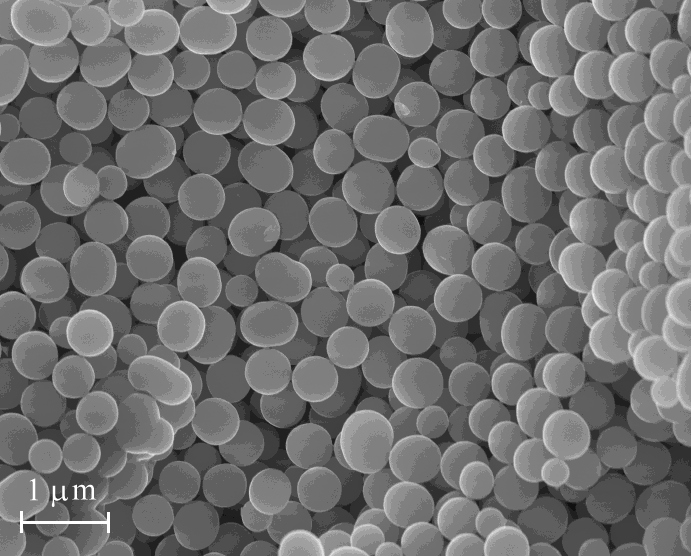
#> input picture SEM_Images/Opal_Tecopa_near_gem.jpg, 691 x 556 px, found by its file name
$ jupyter execute final.ipynb   (shell and % lines are left out)   (older library calls are emulated)
#> lines starting #> are read from the running program, lines starting #| are printed output that depends on the picture
[cell 1]
import argparse
import cv2
import matplotlib.pyplot as plt
import numpy as np
import os
import pandas as pd
import PIL.Image as Image

from matplotlib import pyplot as plt
from skimage.feature import peak_local_max
from skimage.morphology import watershed
from scipy import ndimage
from skimage.measure import label
from skimage.measure import regionprops

# [53 lines left out: functions adjustment, compare, get_circles, not called in this run]


def getConv(name, mag=0):
    mag = getMag(name, mag)

    conv = pd.DataFrame([[0, 0, 0, 0],[35000, 157, 2000, 12.7388535], [25000, 111, 2000, 18.01801802], [15000, 167, 5000, 29.94011976], [
                        12000, 133, 5000, 37.59398496], [10000, 111, 5000, 45.04504505], [6500, 15, 10000, 68.96551724]])
    conv.columns = ['Mag', 'Pixels', 'Length [nm]', 'Conversion']

    # Finds row that matches the magnification value
    row = conv.loc[conv['Mag'] == mag]
    convFactor = row.iloc[0]['Conversion']  # Gets conversion factor from row

    print("Magnification Level: " + str(mag) + "x")
    print("Conversion Factor [nm/pixel]: " + str(convFactor))
    print("-----------------------------------------------------")

    return convFactor


# [30 lines left out: function get_ellipse, not called in this run]


def getMag(name, mag=0):
    img = cv2.imread(name)  # Image to be analyzed

    while True:
        try:
            import pytesseract
            pytesseract.pytesseract.tesseract_cmd = r'C:\Program Files (x86)\Tesseract-OCR\tesseract'
            # Crops image to magn. details, increases reliability of OCR
            magCrop = img[443:465, 168:240]
            # Inverts colors, easier for OCR software to read
            magCropInv = cv2.bitwise_not(magCrop)
            mag = int(pytesseract.image_to_string(Image.fromarray(magCropInv))[
                      :-1])  # Image to text, removes 'x', makes integer
            print("Using tesseract OCR...")
            break
        except:
            try:
                # Splits file name by underscores, stores in list
                spl1 = name.split('_')
                # Selects the last list entry (number.TIF) and splits by
                # period, stores in list
                spl2 = spl1[-1].split('.')
                # Selects the first list entry (number) and converts to integer
                mag = int(spl2[0])
                print("Using file name...")
                break
            except:
                #**********USER INPUT**********
                print("Using user input...")
                print(
                    "If you did not manually enter this magnification level, results will likely be wrong!")
                mag = mag
                break
    return mag


# [80 lines left out: functions imageseg, predict_shape, segmentparser, not called in this run]

[cell 2]
def output(name, mag=0, Alpha=1.7, Beta=0, dp=3, minDist=20, para1=150, para2=50, minradius=0, maxradius=30, mean_contour_Area=1200):

#> called with mag = 10000, Alpha = 1.7, Beta = 0, dp = 3, minDist = 20, para1 = 150, para2 = 50, minradius = 0
    imageInput = cv2.imread(name, 0)
#> imageInput is the input picture: shape (556, 691); min 13, max 255, mean 111
    x=cv2.imread(name, 0)
    convFactor = getConv(name, mag)
#> the loop in getMag, `while True:` made 1 pass
#> pass 1, in getMag, `magCrop = img[443:465, 168:240]`:
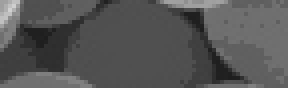
#> magCrop: shape (22, 72, 3) (shown 4 times larger); min 30, max 208, mean 85.4
#> pass 1, in getMag, `magCropInv = cv2.bitwise_not(magCrop)`:
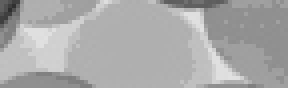
#> magCropInv: shape (22, 72, 3) (shown 4 times larger); min 47, max 225, mean 169.6
    canny2, img2 = adjustment(name, Alpha, Beta)
    copy_canny = canny2
    circle_radii, circ_img = get_circles(imageInput, dp, minDist, para1, para2, minradius, maxradius)
    major_axis, minor_axis = get_ellipse(canny2, mean_contour_Area)
    segments, segment_locations, opening, canny = imageseg(canny2)
    comp=compare(major_axis,minor_axis)
    circular_particle, ellipsoidal_particle = predict_shape(major_axis, minor_axis)

    meanRadius = round(np.mean(circle_radii)*convFactor)
    stdRadius = round(np.std(circle_radii)*convFactor)
    maxRadius = round(np.max(circle_radii)*convFactor)
    minRadius = round(np.min(circle_radii)*convFactor)
    circleCount = circular_particle
    ellipseCount = ellipsoidal_particle

    data = [['Mean', meanRadius], ['Standard Deviation', stdRadius], ['Maximum', maxRadius], ['Minimum', minRadius], ['Circle Count', circleCount], ['Ellipse Count', ellipseCount]]
    outputDF = pd.DataFrame(data, columns = ['Statistic', 'Value'])
    display(outputDF)

    fig, ax = plt.subplots(2, 2, figsize=(10,10))
    ax[0,0].imshow(x) # Image input
    ax[0,0].set_title("Input Image")
    ax[1,0].imshow(segments) # Segmentation type 2
    ax[1,0].set_title("Image Segmentation")
    ax[0,1].imshow(circ_img) # Circle Fit image
    ax[0,1].set_title("Circle Detection")
    ax[1,1].imshow(canny2) # Ellipse Fit image
    ax[1,1].set_title("Ellipse fit")
    return

[cell 3]
# Edit this cell!
name = 'C:/Users/Omkar/Desktop/nanoBALLS/sem_images/Opal_Tecopa_near_gem.jpg'

# Defaults to zero. Input the magnification factor of the image.
mag = 10000

[cell 4]
output(name, mag)
#> (the call stopped at in getMag, `mag = int(pytesseract.image_to_string(Image.fromarray(magCropInv))[ :-..`: pytesseract is not available in this run)

$ run again, with SEM_Images/R5 K3K4Me3 SiO2_2-2.TIF saved as SEM_Images/Opal_Tecopa_near_gem.jpg
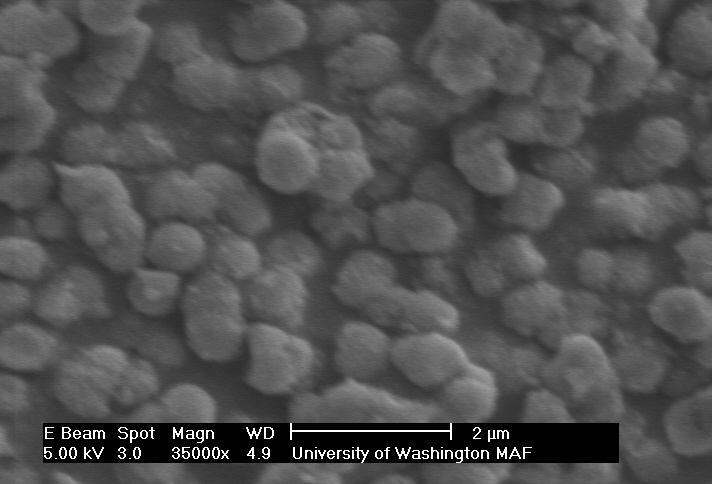
#> input picture SEM_Images/R5 K3K4Me3 SiO2_2-2.TIF, 712 x 484 px, found by its file name
#> in output, imageInput is the input picture: shape (484, 712); min 0, max 255, mean 80.3
#> the loop in getMag, `while True:` made 1 pass
#> pass 1, in getMag, `magCrop = img[443:465, 168:240]`:
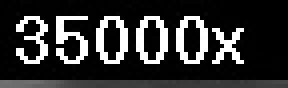
#> magCrop: shape (22, 72, 3) (shown 4 times larger); min 0, max 255, mean 49.6
#> pass 1, in getMag, `magCropInv = cv2.bitwise_not(magCrop)`:
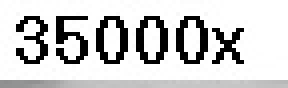
#> magCropInv: shape (22, 72, 3) (shown 4 times larger); min 0, max 255, mean 205.4

$ run again, with SEM_Images/R5 K3K4Me3 SiO2_2-4.TIF saved as SEM_Images/Opal_Tecopa_near_gem.jpg
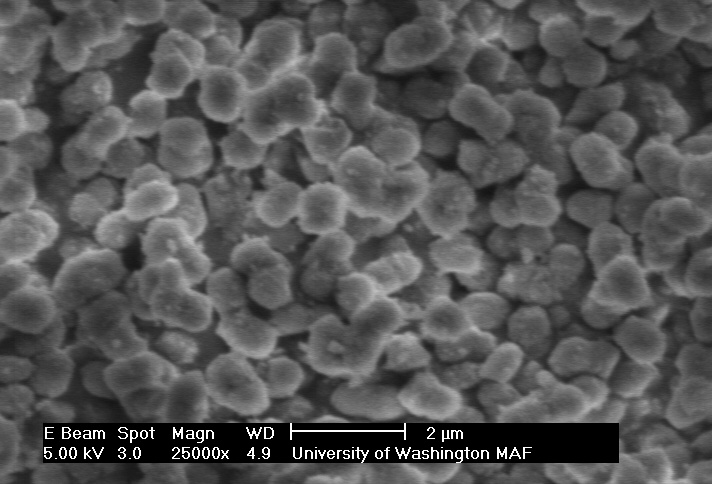
#> input picture SEM_Images/R5 K3K4Me3 SiO2_2-4.TIF, 712 x 484 px, found by its file name
#> in output, imageInput is the input picture: shape (484, 712); min 0, max 255, mean 84.8
#> the loop in getMag, `while True:` made 1 pass
#> pass 1, in getMag, `magCrop = img[443:465, 168:240]`:
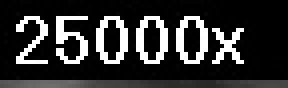
#> magCrop: shape (22, 72, 3) (shown 4 times larger); min 0, max 255, mean 48.9
#> pass 1, in getMag, `magCropInv = cv2.bitwise_not(magCrop)`:
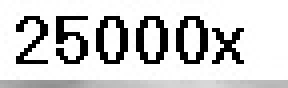
#> magCropInv: shape (22, 72, 3) (shown 4 times larger); min 0, max 255, mean 206.1

$ run again, with SEM_Images/R5 K3K4Me3 SiO2_3-1.TIF saved as SEM_Images/Opal_Tecopa_near_gem.jpg
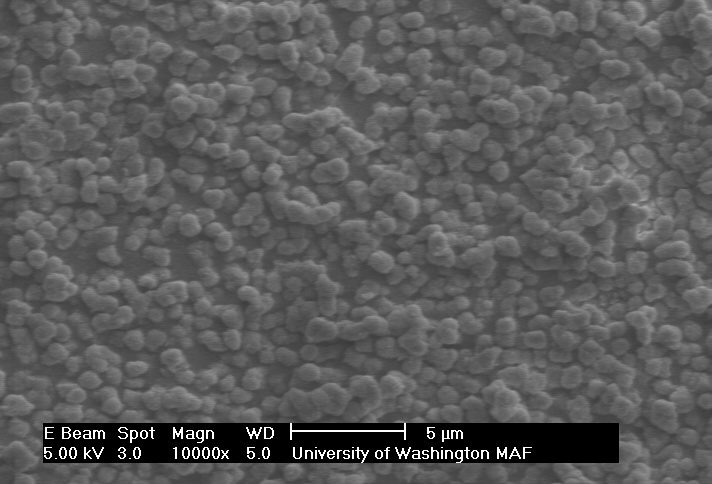
#> input picture SEM_Images/R5 K3K4Me3 SiO2_3-1.TIF, 712 x 484 px, found by its file name
#> in output, imageInput is the input picture: shape (484, 712); min 0, max 255, mean 89.9
#> the loop in getMag, `while True:` made 1 pass
#> pass 1, in getMag, `magCrop = img[443:465, 168:240]`:
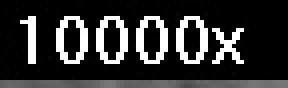
#> magCrop: shape (22, 72, 3) (shown 4 times larger); min 0, max 255, mean 50.1
#> pass 1, in getMag, `magCropInv = cv2.bitwise_not(magCrop)`:
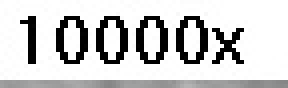
#> magCropInv: shape (22, 72, 3) (shown 4 times larger); min 0, max 255, mean 204.9
